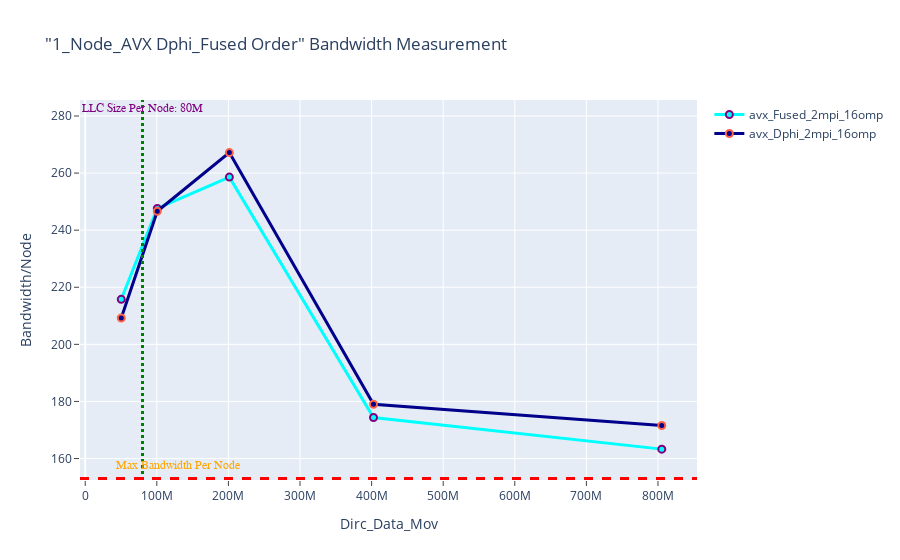

Write notebook code for a chart like this one.
### Code cell
fig = go.Figure()

fig.add_trace(go.Scatter(x=(df_n1_avx_Dphi_Fused.Dirc_Data_Mov*(df_n1_avx_Dphi_Fused.MPI_SIZE)), 
                        y=(df_n1_avx_Dphi_Fused.Fused_BAND*(df_n1_avx_Dphi_Fused.MPI_SIZE)), 
                         mode='lines+markers', 
                         name='avx_Fused_2mpi_16omp',
                         line=dict(color='cyan',width=3),
                         marker=dict(symbol='circle',size=7,line=dict(color='Purple',width=2))))
fig.add_trace(go.Scatter(x=(df_n1_avx_Dphi_Fused.Dirc_Data_Mov*(df_n1_avx_Dphi_Fused.MPI_SIZE)), 
                         y=(df_n1_avx_Dphi_Fused.Dphi_BAND*(df_n1_avx_Dphi_Fused.MPI_SIZE)), 
                         mode='lines+markers', 
                         name='avx_Dphi_2mpi_16omp',
                         line=dict(color='darkblue',width=3),
                         marker=dict(symbol='circle',size=7, line=dict(color='tomato',width=2))))



# Adding vertical and horizontal lines 
fig.add_vline(x=80e6, line_width=3, line_dash="dot", line_color="green")
fig.add_hline(y=153, line_width=3, line_dash="dash", line_color="red")

# Add annotation with arrow
fig.add_annotation(
    x='80e6'
    , y=280
    , text=f'LLC Size Per Node: 80M'
    , yanchor='bottom'
    , showarrow=False
    , arrowhead=1
    , arrowsize=1
    , arrowwidth=2
    , arrowcolor="#636363"
    , ax=-20
    , ay=-30
    , font=dict(size=12, color="purple", family="Sans Serif")
    , align="left"
    ,)

fig.add_annotation(
    x='130e6'
    , y=155
    , text=f'Max Bandwidth Per Node'
    , yanchor='bottom'
    , showarrow=False
    , arrowhead=1
    , arrowsize=1
    , arrowwidth=2
    , arrowcolor="#636363"
    , ax=-20
    , ay=-30
    , font=dict(size=12, color="orange", family="Sans Serif")
    , align="left"
    ,)


fig.update_layout(title='"1_Node_AVX Dphi_Fused Order" Bandwidth Measurement',
                  xaxis_title='Dirc_Data_Mov', yaxis_title='Bandwidth/Node', 
                  xaxis=dict(ticks="outside"),  
                  yaxis=dict(ticks="outside"))

### Figure 1 — Plotly figure (JSON) as saved in the notebook; plotly's stock layout.template omitted (floating-point values rounded to 4 significant figures)
{"data": [{"line": {"color": "cyan", "width": 3}, "marker": {"line": {"color": "Purple", "width": 2}, "size": 7, "symbol": "circle"}, "mode": "lines+markers", "name": "avx_Fused_2mpi_16omp", "type": "scatter", "x": [50331648, 100663296, 201326592, 402653184, 805306368], "y": [215.8, 247.6, 258.6, 174.4, 163.3]}, {"line": {"color": "darkblue", "width": 3}, "marker": {"line": {"color": "tomato", "width": 2}, "size": 7, "symbol": "circle"}, "mode": "lines+markers", "name": "avx_Dphi_2mpi_16omp", "type": "scatter", "x": [50331648, 100663296, 201326592, 402653184, 805306368], "y": [209.2, 246.6, 267.2, 179.0, 171.6]}], "layout": {"annotations": [{"align": "left", "arrowcolor": "#636363", "arrowhead": 1, "arrowsize": 1, "arrowwidth": 2, "ax": -20, "ay": -30, "font": {"color": "purple", "family": "Sans Serif", "size": 12}, "showarrow": false, "text": "LLC Size Per Node: 80M", "x": "80e6", "y": 280, "yanchor": "bottom"}, {"align": "left", "arrowcolor": "#636363", "arrowhead": 1, "arrowsize": 1, "arrowwidth": 2, "ax": -20, "ay": -30, "font": {"color": "orange", "family": "Sans Serif", "size": 12}, "showarrow": false, "text": "Max Bandwidth Per Node", "x": "130e6", "y": 155, "yanchor": "bottom"}], "shapes": [{"line": {"color": "green", "dash": "dot", "width": 3}, "type": "line", "x0": 80000000, "x1": 80000000, "xref": "x", "y0": 0, "y1": 1, "yref": "y domain"}, {"line": {"color": "red", "dash": "dash", "width": 3}, "type": "line", "x0": 0, "x1": 1, "xref": "x domain", "y0": 153, "y1": 153, "yref": "y"}], "title": {"text": "\"1_Node_AVX Dphi_Fused Order\" Bandwidth Measurement"}, "xaxis": {"ticks": "outside", "title": {"text": "Dirc_Data_Mov"}}, "yaxis": {"ticks": "outside", "title": {"text": "Bandwidth/Node"}}}}
